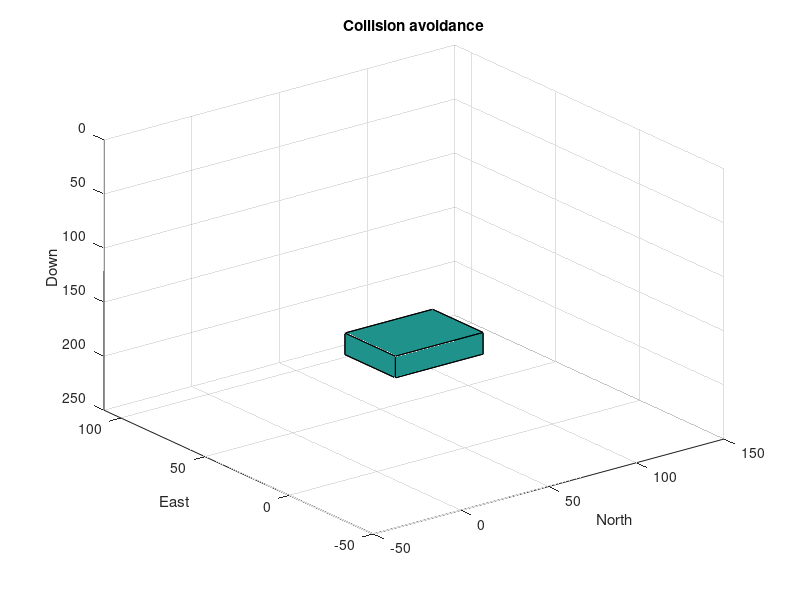

This figure's MATLAB source: (Note: this script raises an error after producing the figure.)
figure
xlabel('North'); ylabel('East'); zlabel('Down');
axis([-50 150 -50 110 0 250]);
title('Collision avoidance');

set(gca, 'zdir', 'reverse'); 
grid
hold on

p1 = [25 15 165];
p2 = [25 45 165];
p3 = [25 45 185];
p4 = [25 15 185];
p5 = [75 15 165];
p6 = [75 45 165];
p7 = [75 45 185];
p8 =  [75 15 185];

x = [p1(1) p2(1) p3(1) p4(1)];
w = [p1(2) p2(2) p3(2) p4(2)];
z = [p1(3) p2(3) p3(3) p4(3)];
fill3(x,w,z, 1);

x = [p5(1) p6(1) p7(1) p8(1)];
w = [p5(2) p6(2) p7(2) p8(2)];
z = [p5(3) p6(3) p7(3) p8(3)];
fill3(x,w,z, 1);

x = [p2(1) p6(1) p7(1) p3(1)];
w = [p2(2) p6(2) p7(2) p3(2)];
z = [p2(3) p6(3) p7(3) p3(3)];
fill3(x,w,z, 1);

x = [p2(1) p6(1) p5(1) p1(1)];
w = [p2(2) p6(2) p5(2) p1(2)];
z = [p2(3) p6(3) p5(3) p1(3)];
fill3(x,w,z, 1);

x =  [p1(1) p5(1) p8(1) p4(1)];
w =  [p1(2) p5(2) p8(2) p4(2)];
z = [p1(3) p5(3) p8(3) p4(3)];
fill3(x,w,z, 1);


x = [p3(1) p7(1) p8(1) p4(1)];
w = [p3(2) p7(2) p8(2) p4(2)];
z = [p3(3) p7(3) p8(3) p4(3)];
fill3(x,w,z, 1);



a = plot3(y.data(1,:), y.data(2,:), y.data(3,:), 'r') ; %Plotting Minervas trajecory
b = plot3(setpoints(:,1), setpoints(:,2), setpoints(:,3), 'b'); % Plotting the desired path
plot3(WP(:,1), WP(:,2), WP(:,3), 'x'); %Marking the waypoints 

%% Plotting minerva at several time steps 
tsamp = 0.2; 
dec = 667; 
L = [1.4400 0.8200 0.8000]*10; 
for now = [1 500 1000 2001]%1:dec:length(y.data(1,:))
    origin = [y.data(1,now) y.data(2,now) y.data(3,now)]; 
    x=([0 1 1 0 0 0;1 1 0 0 1 1;1 1 0 0 1 1;0 1 1 0 0 0]-0.5)*L(1) + origin(1);
    ned=([0 0 1 1 0 0;0 1 1 0 0 0;0 1 1 0 1 1;0 0 1 1 1 1]-0.5)*L(2) + origin(2);
    z=([0 0 0 0 0 1;0 0 0 0 0 1;1 1 1 1 0 1;1 1 1 1 0 1]-0.5)*L(3) + origin(3);
    boat =[x; ned; z]; 
    
  for i=1:6
    h=patch(boat(1:4,i),boat(5:8,i),boat(9:12,i),'y');
    rotate(h, [0 0 1], y.data(4,now)*rad2deg, origin);
    set(h,'edgecolor','k')
end
       now=now+tsamp*dec;
end

legend([a b h],{'Real trajectory','Desiered Path', 'Minerva'}); 
